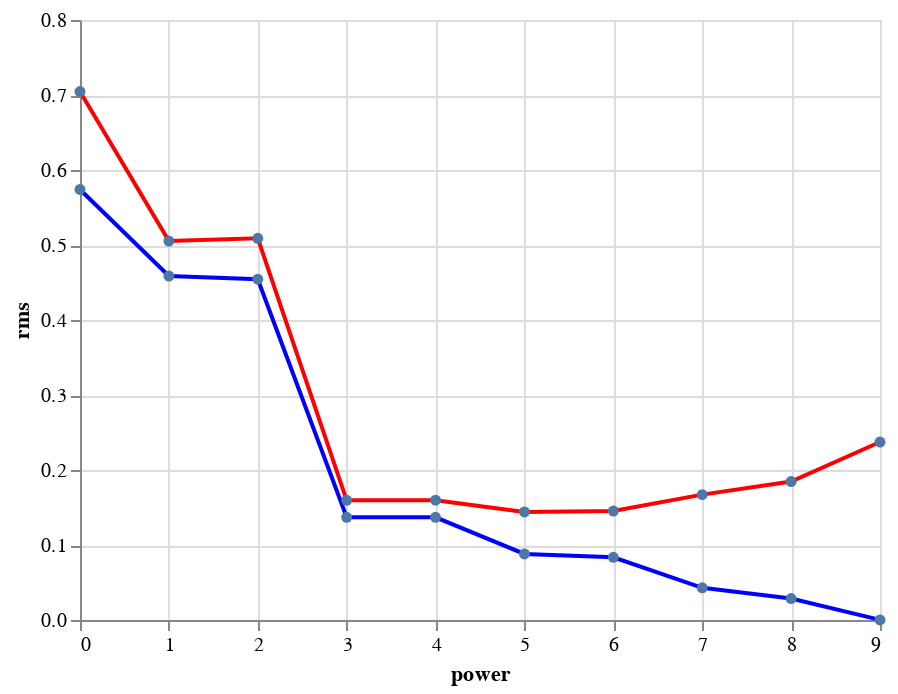

Here is the notebook cell this chart was saved with:
### Code cell
def rms(f, x_test, t_test):
    return np.sqrt(np.mean((f(x_test) - t_test)**2))

powers = list(range(10))

df_rms_train = pd.DataFrame({
    'power': powers,
    'rms': [rms(polynomial(x_train, t_train, power), x_train, t_train) for power in powers]})

df_rms_test = pd.DataFrame({
    'power': powers,
    'rms': [rms(polynomial(x_train, t_train, power), x_test, t_test) for power in powers]})

chart_rms_train = alt.Chart(df_rms_train).mark_line(point=True, color='blue').encode(
    x='power',
    y='rms')

chart_rms_test = alt.Chart(df_rms_test).mark_line(point=True, color='red').encode(
    x='power',
    y='rms')

chart_rms_train + chart_rms_test

### Figure 1 — Vega-Lite specification as saved in the notebook (floating-point values rounded to 4 significant figures)
{"config": {"view": {"continuousWidth": 400, "continuousHeight": 300}}, "layer": [{"data": {"name": "data-14a1429c4c7a0d4bd55dbbb90059531d"}, "mark": {"type": "line", "color": "blue", "point": true}, "encoding": {"x": {"type": "quantitative", "field": "power"}, "y": {"type": "quantitative", "field": "rms"}}}, {"data": {"name": "data-461d7fbf4da40d2962f668c522fe40ce"}, "mark": {"type": "line", "color": "red", "point": true}, "encoding": {"x": {"type": "quantitative", "field": "power"}, "y": {"type": "quantitative", "field": "rms"}}}], "$schema": "https://vega.github.io/schema/vega-lite/v4.8.1.json", "datasets": {"data-14a1429c4c7a0d4bd55dbbb90059531d": [{"power": 0, "rms": 0.574}, {"power": 1, "rms": 0.4586}, {"power": 2, "rms": 0.4544}, {"power": 3, "rms": 0.1369}, {"power": 4, "rms": 0.1369}, {"power": 5, "rms": 0.08804}, {"power": 6, "rms": 0.08357}, {"power": 7, "rms": 0.04292}, {"power": 8, "rms": 0.02866}, {"power": 9, "rms": 9.332e-05}], "data-461d7fbf4da40d2962f668c522fe40ce": [{"power": 0, "rms": 0.7047}, {"power": 1, "rms": 0.5052}, {"power": 2, "rms": 0.509}, {"power": 3, "rms": 0.1596}, {"power": 4, "rms": 0.1598}, {"power": 5, "rms": 0.144}, {"power": 6, "rms": 0.1453}, {"power": 7, "rms": 0.1672}, {"power": 8, "rms": 0.1845}, {"power": 9, "rms": 0.2373}]}}
